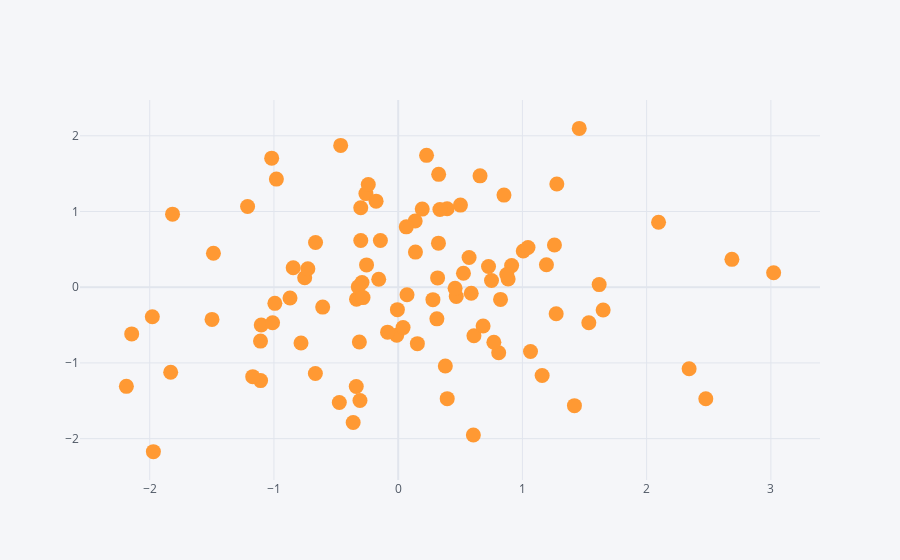

Source (notebook cell):
### Markdown cell above
### Scatter Plot

### Code cell
df.iplot(kind='scatter',x='A',y='B',mode='markers',size=15)
